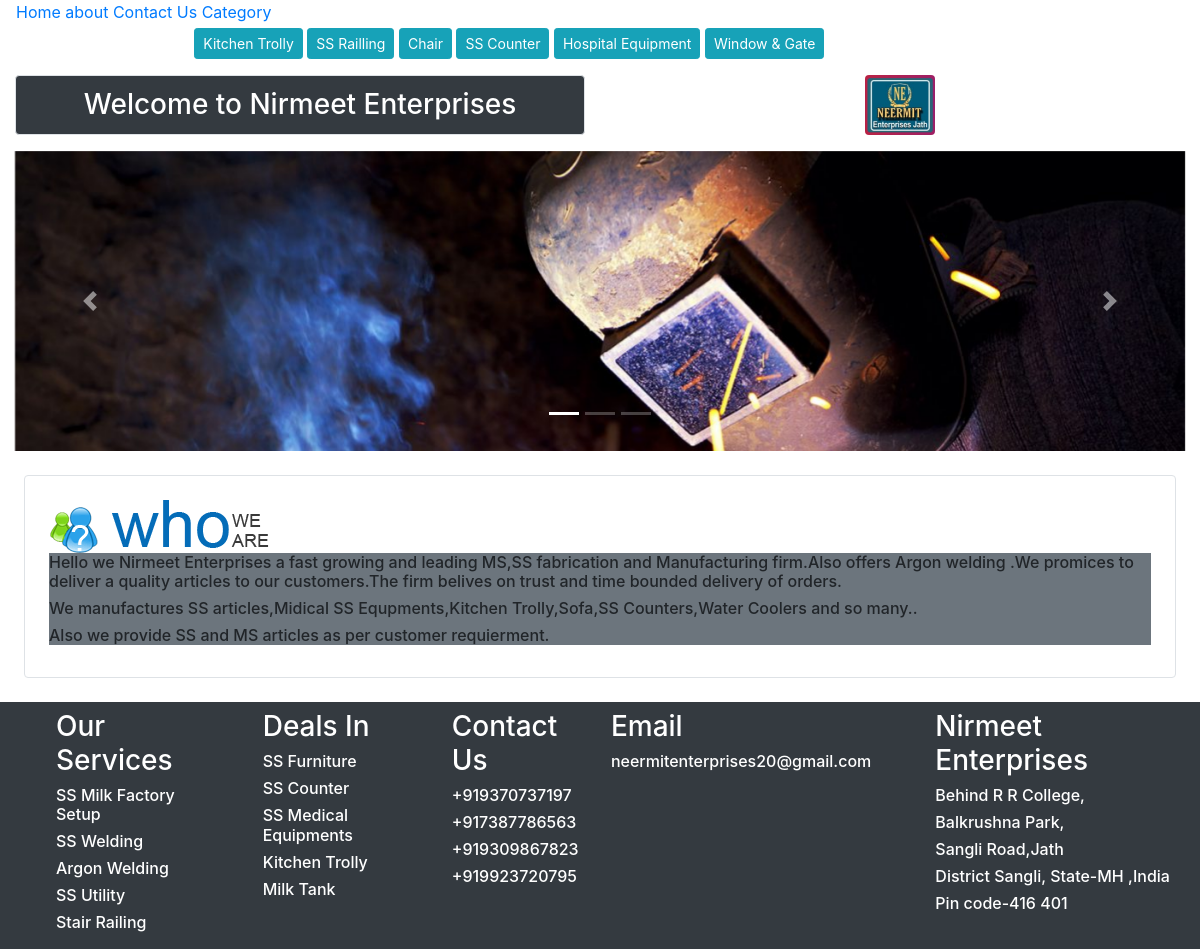
The page / on the database its author committed.
### ecomapp/models.py (models this page shows, shortened)
class Category(models.Model):
    title = models.CharField(max_length=200)
    slug = models.SlugField(unique=True)

### ecomapp/views.py (the view)
# urls.py: path("", HomeView.as_view(), name="home"),
class HomeView(TemplateView):
    template_name = "home.html"
    def get_context_data(self, **kwargs):
        context = super().get_context_data(**kwargs)
        context['product_list']  = Product.objects.all().order_by('-id')
        context['allcategories'] = Category.objects.all()
        return context

### templates/home.html (shortened to what this page needs)
{% extends 'base.html' %}
{% block content %}
<link rel="stylesheet" href="https://maxcdn.bootstrapcdn.com/bootstrap/4.0.0/css/bootstrap.min.css">
 <div class="container text-center col">
  <div class="row ">
    <div class="col-sm">
      <h3 class="alert text-white  alert-red border rounded mx-auto  bg-dark">Welcome to Nirmeet Enterprises</h3>
    </div>
    <div class="col-sm">
      <img class="rounded float-end" style=" mx-auto width:60px; height: 60px " src="media/products/45.png" alt="First slide">
    </div>
  </div>
     </div>
<div id="carouselExampleIndicators" class="carousel slide" data-ride="carousel">
    <ol class="carousel-indicators">
        <li data-target="#carouselExampleIndicators" data-slide-to="0" class="active"></li>
        <li data-target="#carouselExampleIndicators" data-slide-to="1"></li>
        <li data-target="#carouselExampleIndicators" data-slide-to="2"></li>
    </ol>
    <div class="carousel-inner "role="listbox" style=" mx-auto width:300px; height: 300px !important;">
        <div class="carousel-item active">
            <img class="d-block mx-auto w-80 text-center col" src="media/products/q.jpg" alt="First slide">
        </div>
    </div>
    <a class="carousel-control-prev" href="#carouselExampleIndicators" role="button" data-slide="prev">
        <span class="carousel-control-prev-icon" aria-hidden="true"></span>
    </a>
    <a class="carousel-control-next" href="#carouselExampleIndicators" role="button" data-slide="next">
        <span class="carousel-control-next-icon" aria-hidden="true"></span>
    </a>
</div>
     <div class="border rounded p-4 m-4">
            <img class="d-block width:60px; height: 60px " src="media/products/icon1.gif">
         <div class=" fs-6 text-white-50-sm bg-secondary bg-gradient">
         <h6>Hello we Nirmeet Enterprises a fast growing and leading MS,SS fabrication and Manufacturing firm.Also offers Argon welding .We promices to deliver a quality
         articles to our customers.The firm belives on trust and time bounded delivery of orders.</h6>
        <h6>We manufactures SS articles,Midical SS Equpments,Kitchen Trolly,Sofa,SS Counters,Water Coolers and so many..</h6>
     <h6>Also we provide SS and MS articles as per customer requierment.</h6>
     </div>
         </div>
 <div class="d-flex text-white justify-content-evenly  mx-auto bg-dark ">
      <div class="p-2 ml-5 bd-highlight">
      <h3> Our Services</h3>
             <h6 >SS Milk Factory Setup</h6>
             <h6>SS Welding</h6>
             <h6>Argon Welding</h6>
             <h6>SS Utility</h6>
            <h6>Stair Railing</h6>
  </div>
  <div class="p-2 ml-4 bd-highlight">
      <h3> Deals In</h3>
             <h6 >SS Furniture</h6>
             <h6>SS Counter</h6>
             <h6>SS Medical Equipments</h6>
             <h6>Kitchen Trolly</h6>
            <h6>Milk Tank</h6>
  </div>
     <div class="p-2 ml-8 bd-highlight"><h3> Contact Us</h3>
             <h6>+919370737197</h6>
             <h6>+917387786563</h6>
             <h6>+919309867823</h6>
             <h6>+919923720795</h6>
</div>
<div class="p-2 ml-8 bd-highlight"><h3>Email</h3>
             <h6>neermitenterprises20@gmail.com</h6>
            </div>
  <div class="p-2 ml-5 bd-highlight"><h3>Nirmeet Enterprises</h3>
             <h6>Behind R R College,</h6>
             <h6>Balkrushna Park,</h6>
             <h6>Sangli Road,Jath</h6>
             <h6>District Sangli, State-MH ,India</h6>
            <h6>Pin code-416 401</h6></div>
</div>
{% endblock %}

### templates/base.html (shortened to what this page needs)
<!DOCTYPE html>
<html lang="en">
<head>
    <link rel="stylesheet" href="">
    <link rel="stylesheet" href="">
    <link rel="stylesheet" href="https://stackpath.bootstrapcdn.com/bootstrap/4.5.2/css/bootstrap.min.css">
</head>
<body>
    <div class="ml-3">
    <a href="{% url 'ecomapp:home' %}">Home</a>
    <a href="{% url 'ecomapp:about' %}">about</a>
    <a href="{% url 'ecomapp:contact' %}">Contact Us</a>
    <a href="{% url 'ecomapp:allproducts' %}">Category</a>
    <div class="d-grid gap-2 col-10 text-center mt-1">
        {% for cat in allcategories %}
    <a class="btn btn-info btn-sm mb-3" href="{% url 'ecomapp:categorydeatil' cat.id %}"> {{cat.title}}</a>
    {% endfor %}
    </div>
</div>
{% block content %}
{% endblock %}
</body>
</html>

### rows shown on the page
Category: title "Kitchen Trolly"
Category: title "SS Railling"
Category: title "Chair"
Category: title "SS Counter"
Category: title "Hospital Equipment"
Category: title "Window & Gate"
